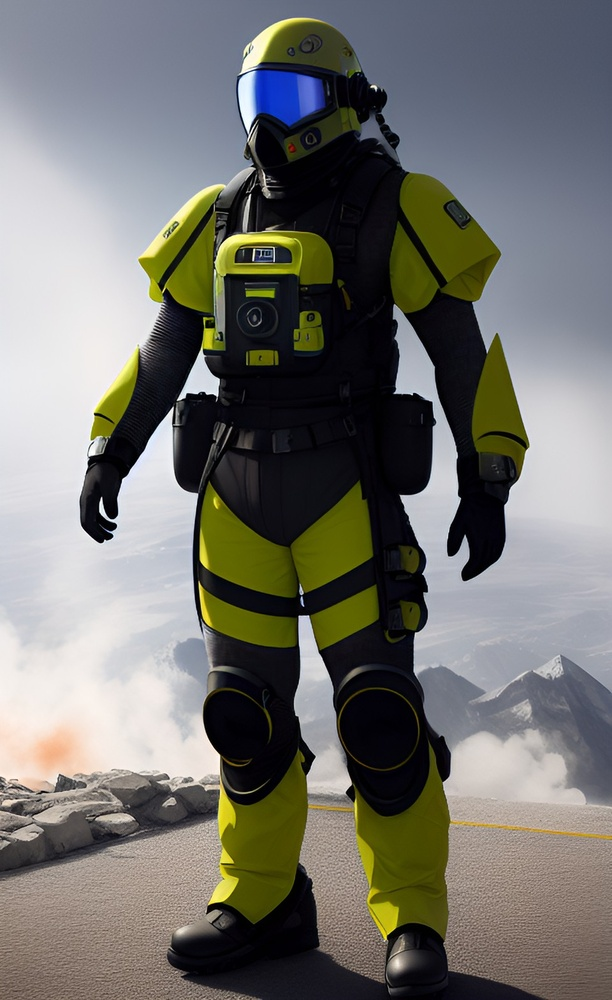
#> input picture data/samples/f0_hazard_radiation_suit.jpg, 612 x 1000 px, shrunk from 960 x 1568 before the run, given in place of the camera
$ python colortracking2.py
#> lines starting #> are read from the running program, lines starting #| are printed output that depends on the picture; after the words box and inside, x2 and y2 are one past the last pixel; in counts of white or black regions, pixels touching at a corner belong together
import cv2
import numpy as np

# Define the range of the color to track in HSV format
lower_color = np.array([20, 100, 100])
upper_color = np.array([30, 255, 255])

# Initialize the video capture device
cap = cv2.VideoCapture(1)

while True:
    # Capture the current frame
    ret, frame = cap.read()
#> frame is the input picture: shape (1000, 612, 3); mean B, G, R 110.1, 115.2, 115.7

    if ret:
        # Convert the frame from BGR to HSV color space
        hsv = cv2.cvtColor(frame, cv2.COLOR_BGR2HSV)
#> hsv: shape (1000, 612, 3); mean H, S, V 83.5, 79.3, 124.5

        # Threshold the HSV image to get only the specified color
        mask = cv2.inRange(hsv, lower_color, upper_color)
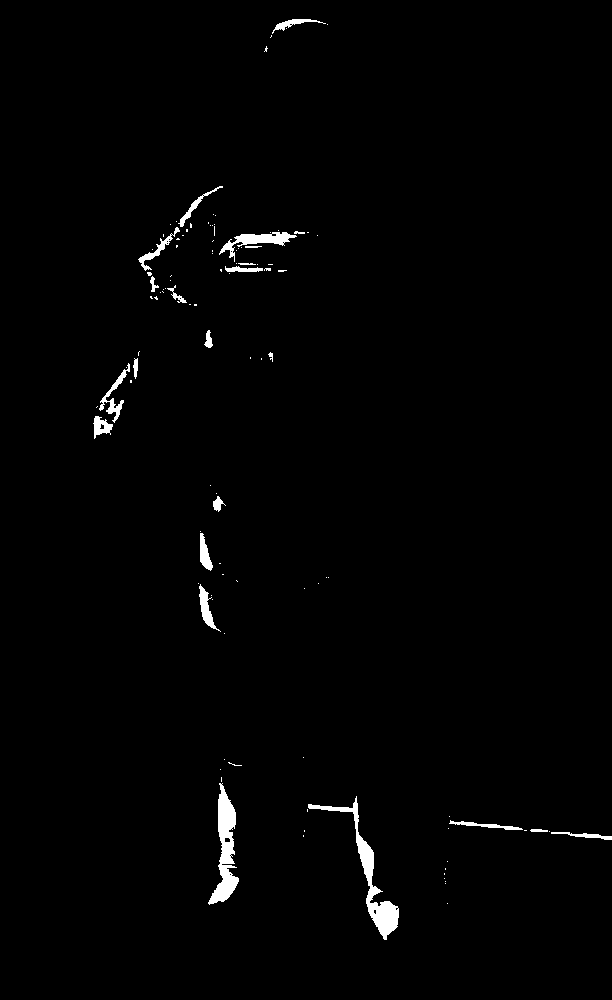
#> mask: shape (1000, 612); 1.2% white; 110 white regions (87 under 20 px), largest, box (x1, y1, x2, y2) and area: (308, 796, 399, 940) 1756, (208, 783, 239, 905) 1612, (219, 232, 297, 262) 677

        # Apply a morphological opening to the mask
        kernel = np.ones((5, 5), np.uint8)
        mask = cv2.morphologyEx(mask, cv2.MORPH_OPEN, kernel)
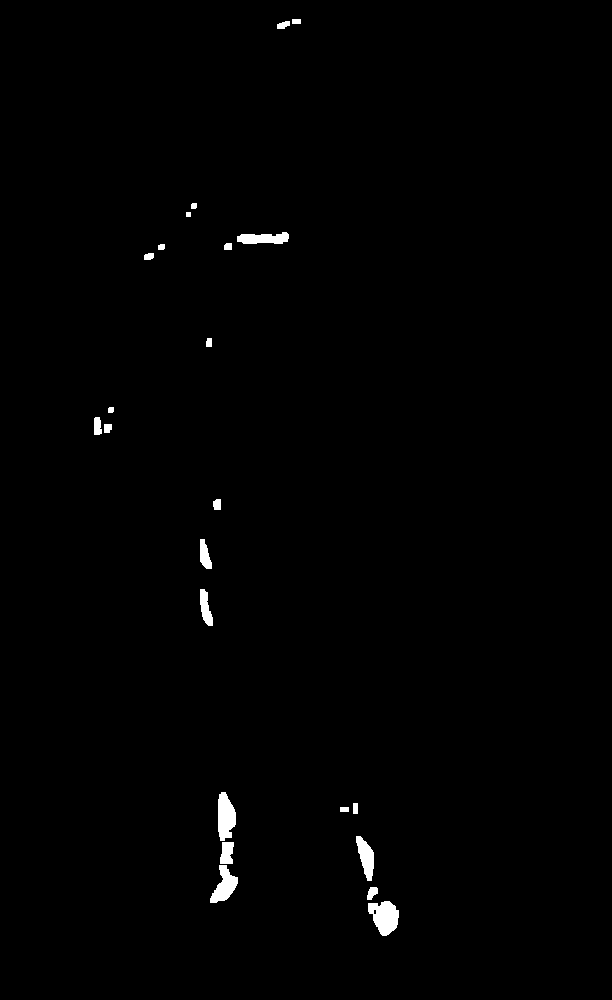
#> mask: shape (1000, 612); 0.75% white; 23 white regions

        # Find the contours in the mask
        contours, hierarchy = cv2.findContours(mask, cv2.RETR_EXTERNAL, cv2.CHAIN_APPROX_SIMPLE)
#> contours = 23 contours, 1 with area under 20; largest, box (x1, y1, x2, y2) and area: (368, 901, 399, 936) 696, (218, 792, 236, 841) 606, (210, 865, 238, 903) 508, (356, 836, 374, 881) 426, (237, 232, 289, 244) 408

        # Draw the contours on the original frame
        cv2.drawContours(frame, contours, -1, (0, 255, 0), 3)
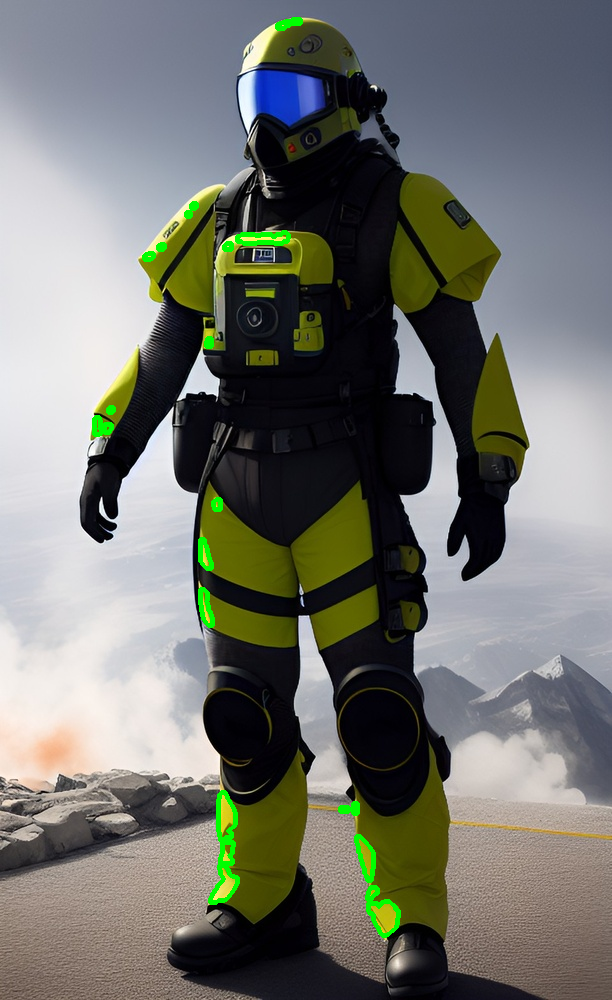
#> frame: shape (1000, 612, 3); 0.88% of pixels changed, all inside (x1, y1, x2, y2) = (92, 17, 401, 938)

        # Display the resulting frame
        cv2.imshow('Color Tracker', frame)

        # Exit if the 'q' key is pressed
        if cv2.waitKey(1) & 0xFF == ord('q'):
#> (key q is pressed here)
            break

# Release the video capture device and close all windows
cap.release()
cv2.destroyAllWindows()
